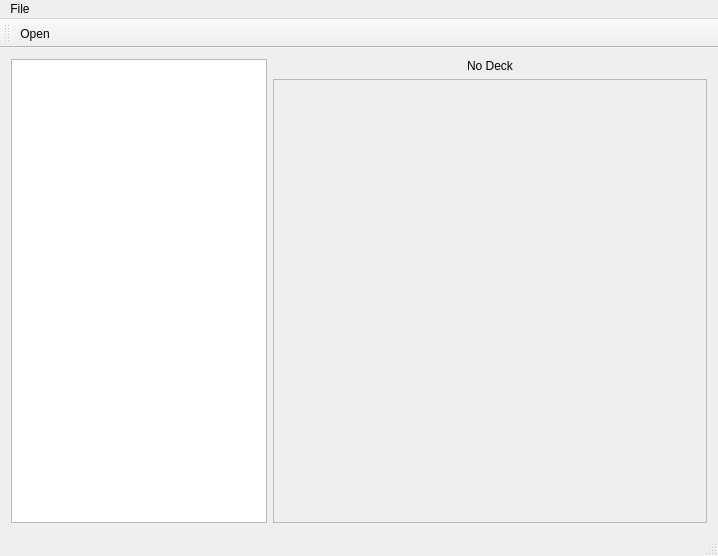
<?xml version="1.0" encoding="UTF-8"?>
<ui version="4.0">
 <class>MainWindow</class>
 <widget class="QMainWindow" name="MainWindow">
  <property name="geometry">
   <rect>
    <x>0</x>
    <y>0</y>
    <width>718</width>
    <height>556</height>
   </rect>
  </property>
  <property name="windowTitle">
   <string>MainWindow</string>
  </property>
  <widget class="QWidget" name="centralWidget">
   <layout class="QHBoxLayout" name="horizontalLayout">
    <item alignment="Qt::AlignLeft">
     <widget class="QListWidget" name="deckList"/>
    </item>
    <item>
     <layout class="QVBoxLayout" name="verticalLayout">
      <item>
       <widget class="QLabel" name="deckLabel">
        <property name="text">
         <string>No Deck</string>
        </property>
        <property name="alignment">
         <set>Qt::AlignCenter</set>
        </property>
       </widget>
      </item>
      <item>
       <widget class="QScrollArea" name="scrollArea">
        <property name="widgetResizable">
         <bool>true</bool>
        </property>
        <widget class="QWidget" name="scrollAreaWidgetContents">
         <property name="geometry">
          <rect>
           <x>0</x>
           <y>0</y>
           <width>434</width>
           <height>431</height>
          </rect>
         </property>
        </widget>
       </widget>
      </item>
     </layout>
    </item>
   </layout>
  </widget>
  <widget class="QMenuBar" name="menuBar">
   <property name="geometry">
    <rect>
     <x>0</x>
     <y>0</y>
     <width>718</width>
     <height>24</height>
    </rect>
   </property>
   <widget class="QMenu" name="menuFile">
    <property name="title">
     <string>File</string>
    </property>
    <addaction name="actionOpen"/>
    <addaction name="separator"/>
    <addaction name="actionExit"/>
   </widget>
   <addaction name="menuFile"/>
  </widget>
  <widget class="QStatusBar" name="statusBar"/>
  <widget class="QToolBar" name="mainToolBar">
   <attribute name="toolBarArea">
    <enum>TopToolBarArea</enum>
   </attribute>
   <attribute name="toolBarBreak">
    <bool>false</bool>
   </attribute>
   <addaction name="actionOpen"/>
  </widget>
  <action name="actionOpen">
   <property name="text">
    <string>Open</string>
   </property>
  </action>
  <action name="actionExit">
   <property name="text">
    <string>Exit</string>
   </property>
  </action>
 </widget>
 <layoutdefault spacing="6" margin="11"/>
 <resources/>
 <connections>
  <connection>
   <sender>actionExit</sender>
   <signal>triggered()</signal>
   <receiver>MainWindow</receiver>
   <slot>close()</slot>
   <hints>
    <hint type="sourcelabel">
     <x>-1</x>
     <y>-1</y>
    </hint>
    <hint type="destinationlabel">
     <x>358</x>
     <y>277</y>
    </hint>
   </hints>
  </connection>
 </connections>
</ui>
